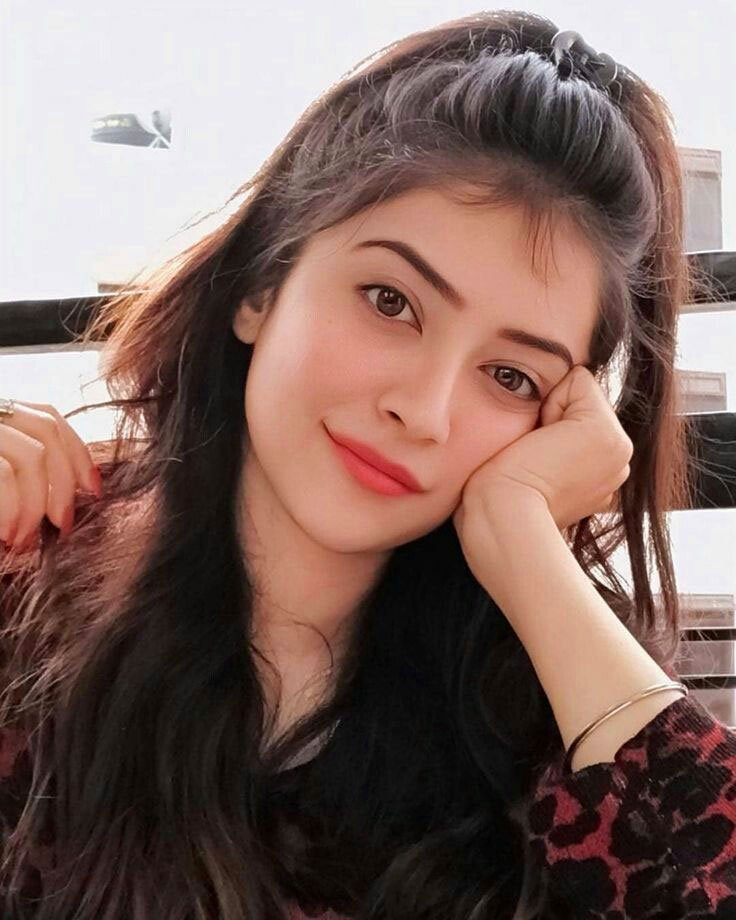
#> input picture Lab-2/part-1/g.jpg, 736 x 920 px
$ python lab-2.py
#> lines starting #> are read from the running program, lines starting #| are printed output that depends on the picture
"""
Created on Wed Oct 20 15:05:55 2021

@author: ymugiran
"""
import sys
from PIL import Image
import  numpy as np
import math

#opening an image
original_image= Image.open("g.jpg")
#> original_image is the input picture: PIL image 736x920 RGB; mean R, G, B 128.5, 103.5, 96.9
#original image dimension
width, height = original_image.size
#> width = 736; height = 920
#creating a new black image
new_img=Image.new("RGB", (1024,1024),(0,0,0))
#> new_img: PIL image 1024x1024 RGB; every value is 0
#new image dimension
new_width, new_height = new_img.size
#> new_width = 1024; new_height = 1024

d=width
#> d = 736
z=d
#> z = 736
N=1024
delta = 180/N

#calculating max phi and teta
max_phi=math.atan(height/(2*d)) * (180/math.pi)
#> max_phi = 32.01
max_teta=math.atan(width/(2*d)) * (180/math.pi)
#> max_teta = 26.57

phi=np.linspace(-90, 90, N)
teta=np.linspace(-90, 90, N)

#loading og image and new image pixels
og_img_pixels=original_image.load()
new__img_pixels = new_img.load()

for i in  np.linspace(-90,90, N):
   t=i
   for j in  np.linspace(-90,90, N):
        p=j
        if p< max_phi and t< max_teta:
            #calculating r
            r=z/( math.cos(math.radians(p)) * math.cos(math.radians(t)) )
            #calculating x
            x=r*(math.cos(math.radians(p)))*(math.sin(math.radians(t)))
            #calculating y
            y=r*(math.sin(math.radians(p)))
            #CICS to PICS
            pics_x=np.round(x+(height/2))
            pics_y=np.round(y+(width/2))


            if height>pics_x and width >pics_y  :
                if pics_x>0 and pics_y>0:
                    i=t/delta
                    j=p/delta
                    #pixel value from original image to new image
                    new__img_pixels[j+(new_height/2),i+(new_width/2)]=og_img_pixels[pics_y,pics_x]
new_img.save("result.jpg")
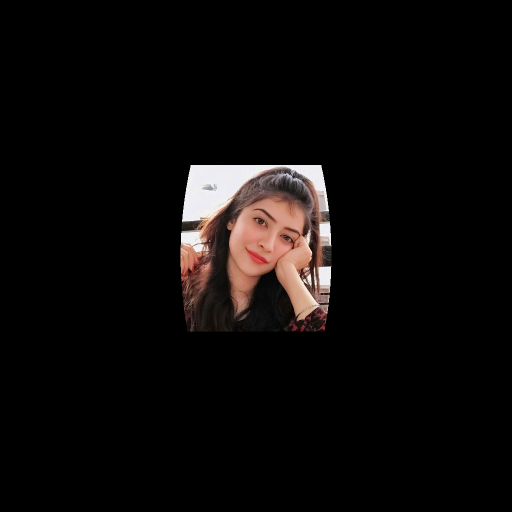
#> saved as result.jpg: PIL image 1024x1024 RGB (shown at 1/2 size); mean R, G, B 12.7, 10.1, 9.3
